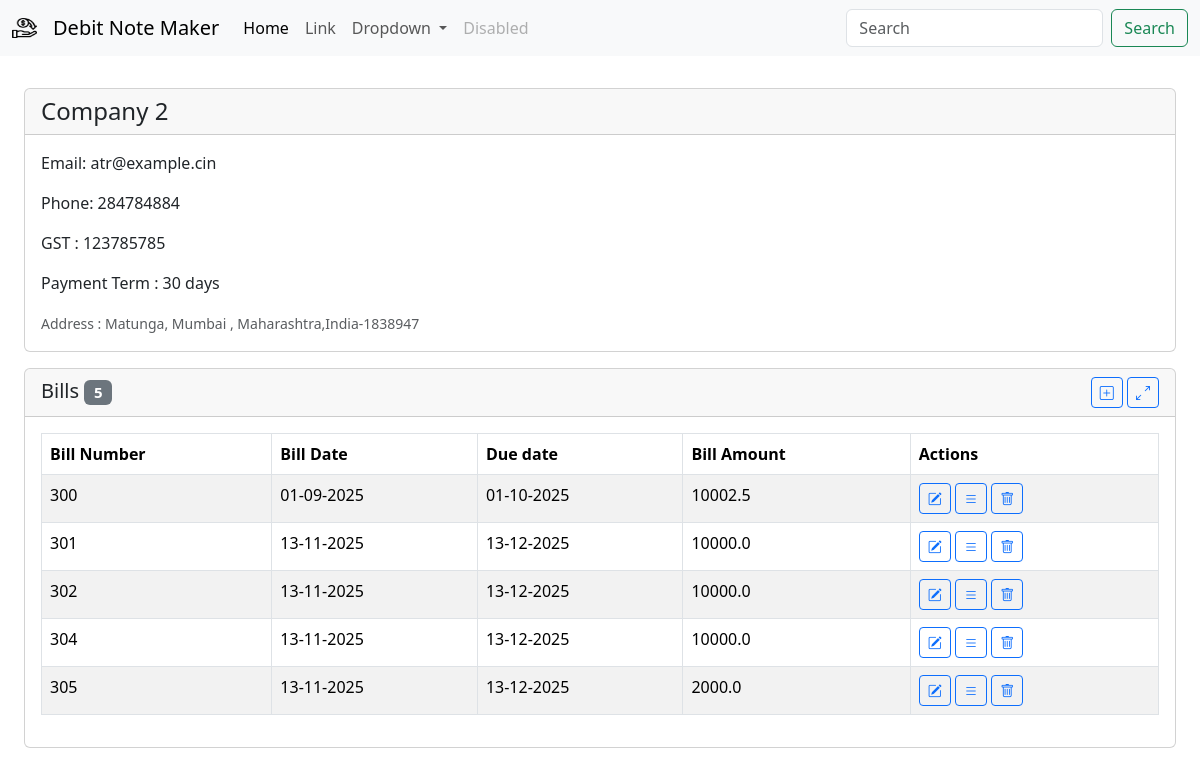
/party/2, run on an earlier commit of the app's database.
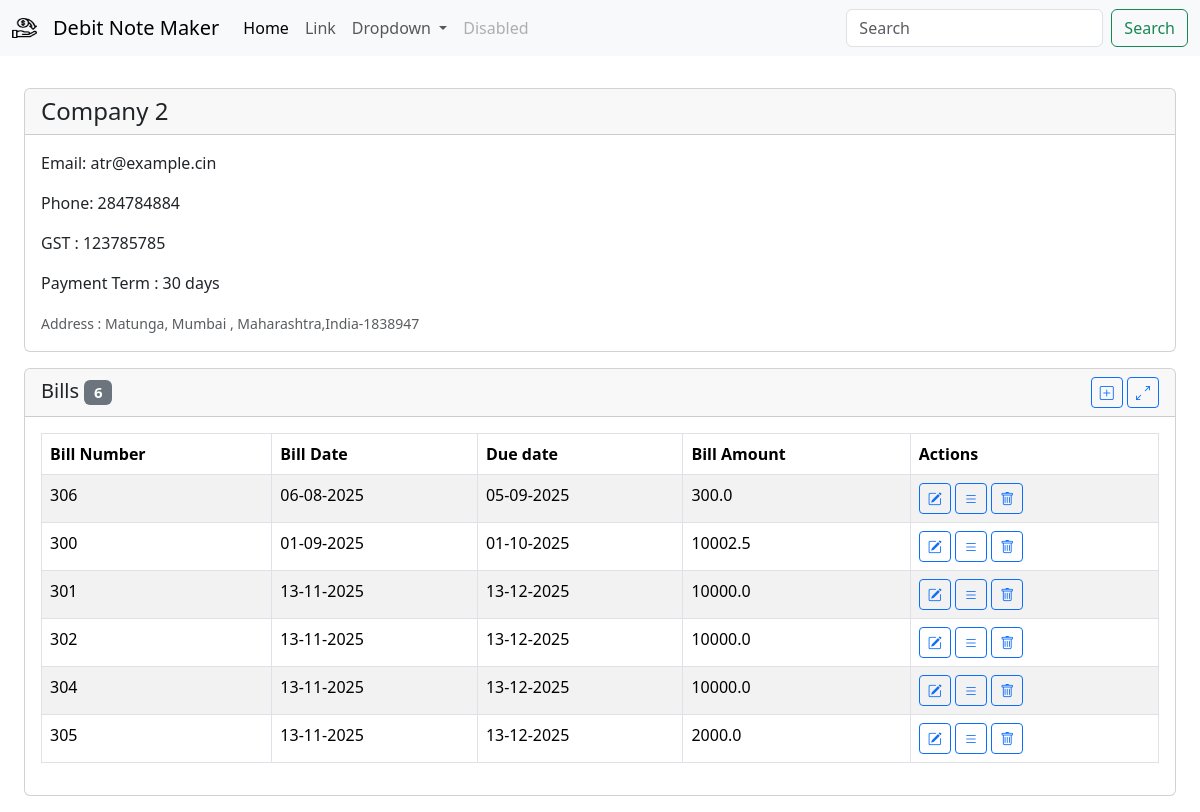
And on a later commit of the database.
### db/models/bill.py (models this page shows, shortened)
class Bill(Base):
    id = Column(Integer, primary_key=True, index=True)
    bill_number = Column(Integer,unique=True,nullable=False)
    amount = Column(Float, nullable=False)
    bill_date = Column(DateTime, nullable=False)
    company_id = Column(Integer, ForeignKey("companies.id"))
    company = relationship("Company", back_populates="bills")
    transactions = relationship("Transaction", back_populates="bill", cascade="all, delete-orphan")

### app/v1/company.py (the view)
@router.get("/party/{company_id}")
def company_detail(request: Request,company_id:int, db=Depends(get_db)):
    company =company_api.get_company(id=company_id, db=db)
    bills = [
        BillShow.model_validate(bill).model_dump()
        for bill in company.bills
    ]
    bills = sorted(bills, key=lambda bill: bill['bill_date'] or datetime.min)
    context = {"request": request,"company":company,"bills":bills}
    return templates.TemplateResponse("company/company_detail.html",context)

### template/company/company_detail.html (shortened to what this page needs)
{% extends "base.html" %}
{% block title %}
<link rel="stylesheet"
    href="https://cdnjs.cloudflare.com/ajax/libs/bootstrap-datepicker/1.10.0/css/bootstrap-datepicker.min.css">
{% endblock %}
{% block content %}
<div class="row m-3 g-3 align-items-stretch">
    <div class="col-12 col-lg-12 d-flex">
        {% include 'components/company_summary_card.html' %}
    </div>
    <div class="col-12 col-lg-12">
        <div class="card">
            <div class="card-header d-flex justify-content-between align-items-center">
                <h5 class="mb-0">Bills
                    <span class="badge text-bg-secondary ml-2">{{ bills|length }}</span>
                </h5>
                <div>
                    <button type="button" class="btn btn-sm btn-outline-primary edit-transaction-btn" data-bs-toggle="modal"
                        data-bs-target="#editBillModal"
                        data-company-id="{{ company.id }}"
                        >
                        <i class="bi bi-plus-square"></i>
                    </button>
                    <a class="btn btn-outline-primary btn-sm" href="/party/{{ company.id}}/transactions" role="button"
                        aria-disabled="true">
                        <i class="bi bi-arrows-angle-expand"></i>
                    </a>
                </div>
            </div>
            <div class="card-body">
                {% include 'components/bill_list_table.html' %}
             </div>
        </div>
        </div>
</div>
{% endblock %}

### template/components/bill_list_table.html (shortened to what this page needs)
<div class="table-responsive">
  {% if bills %}
  <table class="table table-striped table-bordered">
    <thead>
      <tr>
        <th>Bill Number</th>
        <th>Bill Date</th>
        <th>Due date</th>
        <th>Bill Amount</th>
        <th>Actions</th>
      </tr>
    </thead>
    <tbody>
      {% for bill in bills %}
      <tr>
        <td>{{ bill.bill_number }}</td>
        <td>{{ bill.bill_date | format_datetime('%d-%m-%Y') }}</td>
        <td>{{ bill.due_date | format_datetime('%d-%m-%Y') }}</td>
        <td>{{ bill.amount }}</td>
        <td>
            <button
            type="button"
            class="btn btn-sm btn-outline-primary edit-transaction-btn"
            data-bs-toggle="modal"
            data-bs-target="#editBillModal"
            data-company-id="{{ company.id }}"
            data-id="{{ bill.id }}"
            data-bill-number="{{ bill.bill_number }}"
            data-amount="{{ bill.amount }}"
            data-bill-date="{{ bill.bill_date | format_datetime('%Y-%m-%d') }}"
          >
            <i class="bi bi-pencil-square"></i>
          </button>
          <a
            href="bill/{{bill.bill_number}}"
            class="btn btn-outline-primary btn-sm"
            role="button"
          >
            <i class="bi bi-list"></i>
          </a>
          <button
            onclick="deleteBill('{{ bill.id }}', '{{ bill.bill_number }}')"
            class="btn btn-outline-primary btn-sm"
            role="button"
          >
            <i class="bi bi-trash"></i>
          </button>
        </td>
      </tr>
      {% endfor %}
    </tbody>
  </table>
  {% else %}
  <p>No bills available.</p>
  {% endif %} {% include 'bill/edit_bill_modal.html' %}
</div>

What changed in the data, as far as the page shows it:
added Bill: bill_number "306", bill_date "06-08-2025", due_date "05-09-2025", amount "300.0"
Also different on the page:
{{ bills|length }}: "5" → "6"
